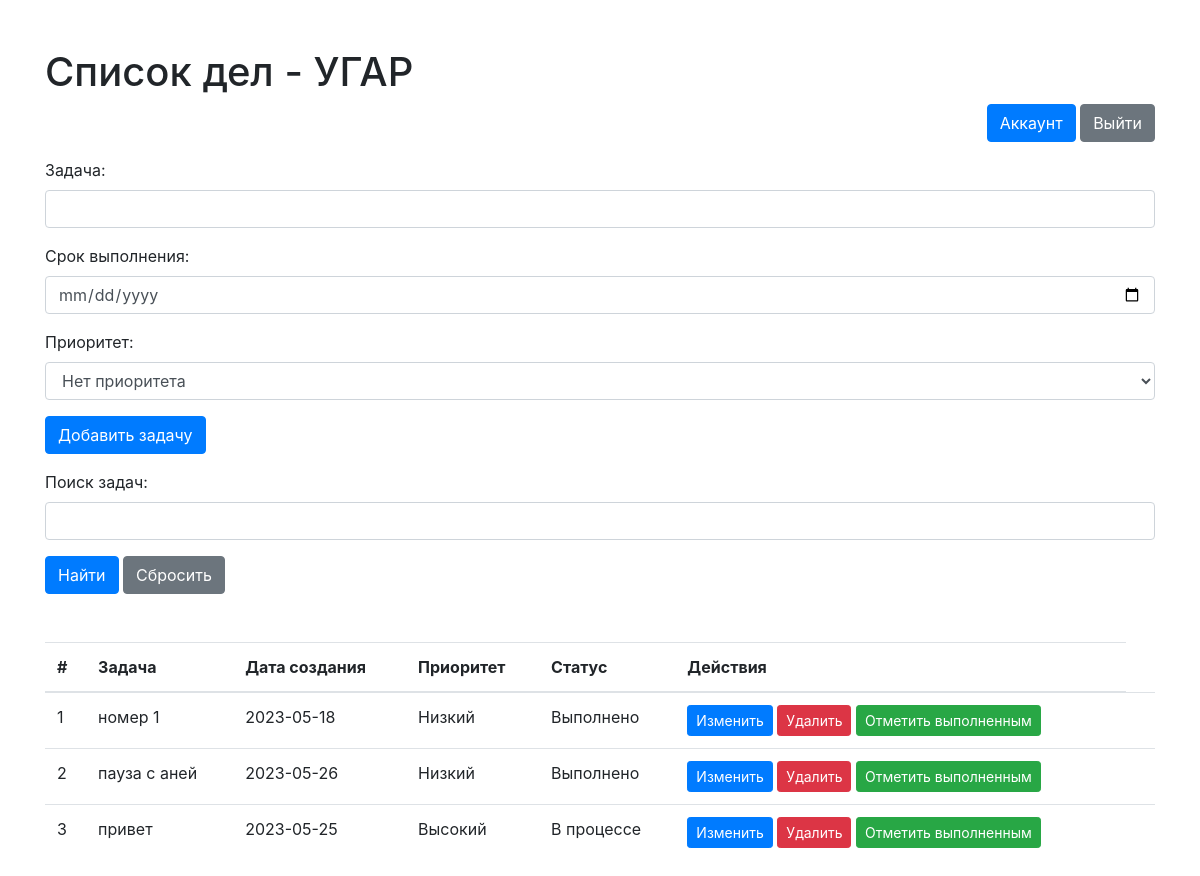
The page / (signed in) on the database its author committed.
### tables this page shows
CREATE TABLE tasks (
        id INTEGER PRIMARY KEY AUTOINCREMENT,
        user_id INTEGER NOT NULL,
        title TEXT NOT NULL,
        deadline DATE,
        priority INTEGER, status INTEGER DEFAULT 0,
        FOREIGN KEY (user_id) REFERENCES users (id)
    );

### app.py (the view)
@app.route('/')
def index():
    if 'user_id' in session:
        user_id = session['user_id']
        cursor.execute('SELECT * FROM tasks WHERE user_id=?', (user_id,))
        tasks = cursor.fetchall()
        return render_template('index.html', tasks=tasks)
    return redirect('/login')

### templates/index.html (shortened to what this page needs)
<!DOCTYPE html>
<html>
<head>
    <link rel="stylesheet" href="https://stackpath.bootstrapcdn.com/bootstrap/4.5.2/css/bootstrap.min.css">
</head>
<body>
    <div class="container mt-5">
        <h1>Список дел - {{ session.username }}</h1>
        <div class="text-right mb-3">
            <a href="/account" class="btn btn-primary">Аккаунт</a>
            <a href="/logout" class="btn btn-secondary">Выйти</a>
        </div>
        <form action="/add" method="post">
            <div class="form-group">
                <label for="title">Задача:</label>
                <input type="text" class="form-control" id="title" name="title" required>
            </div>
            <div class="form-group">
                <label for="deadline">Срок выполнения:</label>
                <input type="date" class="form-control" id="deadline" name="deadline" required>
            </div>
            <div class="form-group">
                <label for="priority">Приоритет:</label>
                <select class="form-control" id="priority" name="priority" required>
                    <option value="Нет приоритета">Нет приоритета</option>
                </select>
            </div>
            <button type="submit" class="btn btn-primary">Добавить задачу</button>
        </form>
        <form action="/search" method="post" class="mt-3">
            <div class="form-group">
                <label for="search_query">Поиск задач:</label>
                <input type="text" class="form-control" id="search_query" name="search_query" required>
            </div>
            <button type="submit" class="btn btn-primary">Найти</button>
            <a href="/" class="btn btn-secondary">Сбросить</a>
        </form>
        <table class="table mt-5">
            <thead>
                <tr>
                    <th>#</th>
                    <th>Задача</th>
                    <th>Дата создания</th>
                    <th>Приоритет</th>
                    <th>Статус</th>
                    <th>Действия</th>
                </tr>
            </thead>
            <tbody>
                {% for task in tasks %}
                <tr>
                    <td>{{ loop.index }}</td>
                    <td>{{ task[2] }}</td>
                    <td>{{ task[3] }}</td>
                    <td>
                        {% if task[4] == 1 %}
                            Низкий
                        {% elif task[4] == 2 %}
                            Средний
                        {% elif task[4] == 3 %}
                            Высокий
                        {% else %}
                            Неизвестно
                        {% endif %}
                    </td>
                    <td>
                        {% if task[5] %}
                            Выполнено
                        {% else %}
                            В процессе
                        {% endif %}
                    </td>
                    <td>
                        <a href="/update/{{ task[0] }}" class="btn btn-sm btn-primary">Изменить</a>
                        <a href="/delete/{{ task[0] }}" class="btn btn-sm btn-danger">Удалить</a>
                        <a href="/complete/{{ task[0] }}" class="btn btn-sm btn-success">Отметить выполненным</a>
                    </td>
                    <td>{{ task[6] }}</td>
                </tr>
                {% endfor %}
            </tbody>
        </table>
    </div>
</body>
</html>

### rows shown on the page
tasks: title "номер 1", deadline "2023-05-18", priority "Низкий", status "Выполнено"
tasks: title "пауза с аней", deadline "2023-05-26", priority "Низкий", status "Выполнено"
tasks: title "привет", deadline "2023-05-25", priority "Высокий", status "В процессе"

### other values the page prints
{{ session.username }} "УГАР"
